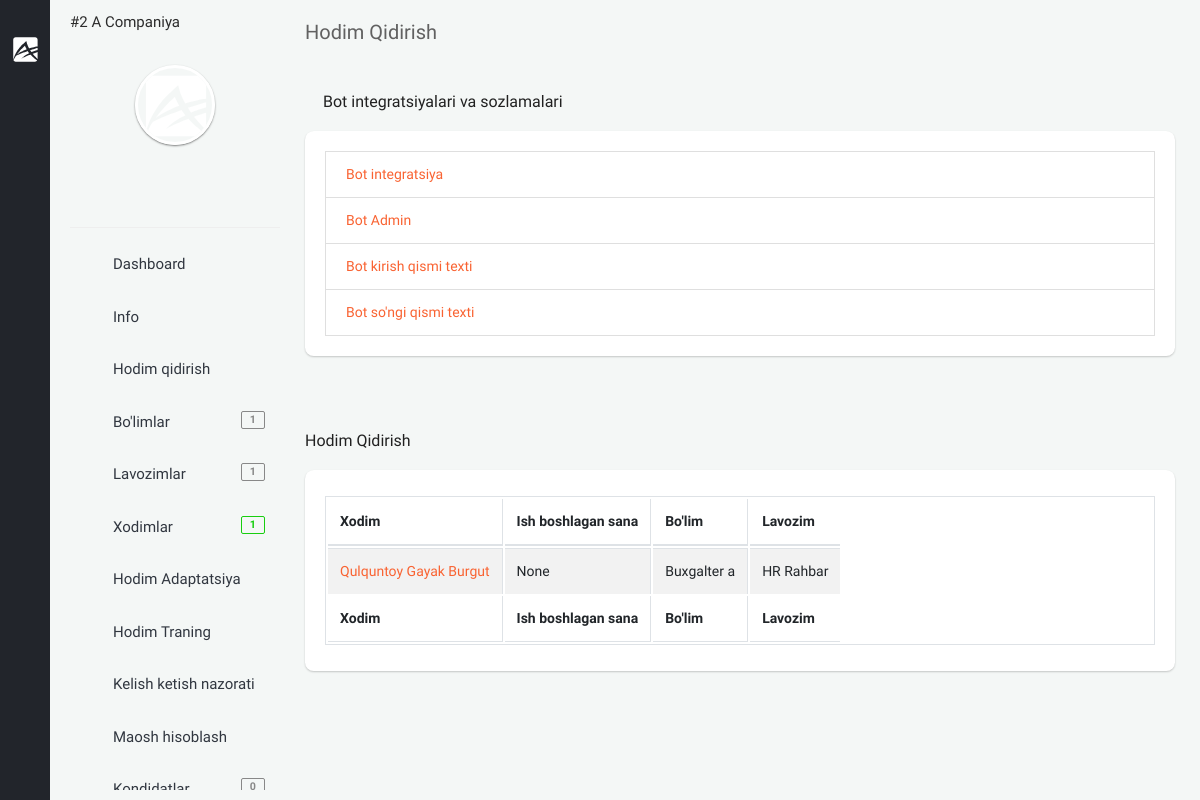
The app's page /backoffice/search-staff (signed in) with its own data.
### app/models.py (models this page shows, shortened)
class User(AbstractUser):
    branch = models.ForeignKey(Branch, on_delete=models.CASCADE, null=True, blank=True, verbose_name="Filial")
    company = models.ForeignKey("Company", on_delete=models.CASCADE, null=True, blank=True, verbose_name='Kompaniya')
    is_director = models.BooleanField(default=True)
    is_staff = models.BooleanField(default=True)
    created_at = models.DateTimeField(auto_now_add=True)
    class Meta:
        verbose_name_plural = "HR"

class Company(models.Model):
    name = models.CharField(max_length=100, verbose_name="Kompaniya nomi")
    phone = models.CharField(max_length=25, null=True, blank=True, verbose_name="Kompaniya telefon raqami")
    type = models.ForeignKey(TypeCompany, on_delete=models.CASCADE, null=True, blank=True,
                             verbose_name="Kompaniya turi")
    address = models.CharField(max_length=255, null=True, blank=True, verbose_name="Kompaniya manzili")
    creator = models.CharField(max_length=255, null=True, blank=True, verbose_name="Kompaniya asoschisi")
    text = RichTextUploadingField(null=True, blank=True, verbose_name="Kompaniya haqida qisqacha ma'lumot")
    video = models.FileField(upload_to='company/video/', null=True, blank=True,
                             verbose_name="Kompaniya haqida qisqacha video")
    info = models.TextField(null=True, blank=True, verbose_name="Bot uchun qisqacha ma'lumot")
    logo = models.ImageField(upload_to='company/image/', null=True, blank=True, verbose_name="Kompaniya logotipi")
    amount_of_staff = models.IntegerField(verbose_name="Hodimlar soni", default=1)
    created_at = models.DateTimeField(auto_now_add=True)
    def __str__(self):
        return f'#{self.id}  {self.name}'
    @property
    def logo_url(self):
        if self.logo and hasattr(self.logo, 'url'):
            return self.logo.url
    class Meta:
        ordering = ['-created_at']
        verbose_name_plural = "Kompaniya ma'lumotini qo'shish"

class Staff(models.Model):
    GENDER = (
        ('male', 'Erkak'),
        ('female', 'Ayol')
    )
    company = models.ForeignKey(Company, on_delete=models.CASCADE, verbose_name="Kompaniya")
    first_name = models.CharField(null=True, blank=True, max_length=255, verbose_name="Ism")
    second_name = models.CharField(null=True, blank=True, max_length=255, verbose_name="Familiya")
    last_name = models.CharField(null=True, blank=True, max_length=255, verbose_name="Otasining ismi")
    username = models.CharField(null=True, blank=True, max_length=255, verbose_name="Username")
    birth_date = models.DateField(null=True, blank=True, verbose_name="Tug'ilgan sana")
    gender = models.CharField(choices=GENDER, max_length=10, verbose_name="Jinsi")
    password = models.CharField(null=True, blank=True, max_length=255, verbose_name="parol")
    training_url = models.UUIDField(max_length=200, unique=True, null=True, blank=True)
    tabel_number = models.PositiveIntegerField(null=True, blank=True, verbose_name="Tabel raqami")
    start_work_at = models.DateField(null=True, blank=True, verbose_name="Ish boshlagan sana")
    account_number = models.BigIntegerField(null=True, blank=True, verbose_name="Xisob raqami")
    email = models.EmailField(unique=True, verbose_name="Elektron manzil")
    mobile_phone = models.CharField(null=True, blank=True, max_length=15, verbose_name="Mobil telefon")
    home_phone = models.CharField(null=True, blank=True, max_length=15, verbose_name="Uy telefoni")
    work_phone = models.CharField(null=True, blank=True, max_length=15, verbose_name="Ish telefoni")
    address = models.CharField(null=True, blank=True, max_length=255, verbose_name="Uy manzili")
    image = models.ImageField(upload_to='company/staff/image/', null=True, blank=True, verbose_name="Xodimning rasmi")
    qr_code = models.ImageField(upload_to='company/staff/qr_code/', null=True, blank=True,
                                verbose_name="Xodimning qr code")
    department = models.ForeignKey(Department, on_delete=models.CASCADE, verbose_name="Bo'lim")
    position = models.ForeignKey(Position, on_delete=models.CASCADE, verbose_name="Lavozim")
    note = models.CharField(max_length=255, null=True, blank=True, verbose_name="Eslatma")
    work_plan = models.ForeignKey(WorkPlan, on_delete=models.CASCADE, null=True, blank=True, verbose_name="Ish jadvali")
    created_at = models.DateTimeField(auto_now_add=True)
    class Meta:
        ordering = ['-created_at']
        verbose_name_plural = "Xodimlar"

class Department(models.Model):
    name = models.CharField(max_length=255, verbose_name="Bo'lim nomi")
    info = models.CharField(max_length=255, null=True, blank=True, verbose_name="Bo'lim haqida")
    company = models.ForeignKey(Company, on_delete=models.CASCADE, verbose_name='Kompaniya')
    created_at = models.DateTimeField(auto_now_add=True)
    class Meta:
        ordering = ['-created_at']
        verbose_name_plural = "Bo'limlar"

class Position(models.Model):
    name = models.CharField(max_length=255, verbose_name="Lavozim nomi")
    info = models.CharField(max_length=255, null=True, blank=True, verbose_name='Lavozim haqida')
    company = models.ForeignKey(Company, on_delete=models.CASCADE, verbose_name='Kompaniya')
    created_at = models.DateTimeField(auto_now_add=True)
    class Meta:
        ordering = ['-created_at']
        verbose_name_plural = "Lavozim"

### backoffice/views.py (the view)
# urls.py: path('search-staff', views.SearchingStaffListView.as_view(), name='search_staff')
class SearchingStaffListView(LoginRequiredMixin, generic.ListView):
    template_name = 'backoffice/pages/staff_search/list.html'
    model = models.Staff
    def get_context_data(self, *, object_list=None, **kwargs):
        ctx = super(SearchingStaffListView, self).get_context_data(**kwargs)
        ctx['searching_staffs'] = models.Staff.objects.filter(company=self.request.user.company)
        return ctx

### backoffice/context_processors.py (called while the page is built)
def staff_amount(request):
    amount_staff = None
    if request.user.is_anonymous == False:
        company = request.user.company
        staff = models.Staff.objects.filter(company=company)
        amount_staff = staff.count()
    return {"amount_staff": amount_staff}

def position_amount(request):
    position_amounts = None
    if request.user.is_anonymous == False:
        company = request.user.company
        position = models.Position.objects.filter(company=company)
        position_amounts = position.count()
    return {
        'position_amounts': position_amounts
    }

def department_amount(request):
    department_amounts = None
    if request.user.is_anonymous == False:
        company = request.user.company
        department = models.Department.objects.filter(company=company)
        department_amounts = department.count()
    return {
        'department_amounts': department_amounts
    }

def bot_user_list_counter(request):
    department_amounts = None
    if request.user.is_anonymous == False:
        company = request.user.company
        department = models.NewStaff.objects.filter(company=company)
        department_amounts = department.count()
    return {
        'bot_user_list_counter': department_amounts
    }

### templates/backoffice/pages/staff_search/list.html (shortened to what this page needs)
{% extends 'backoffice/base.html' %}
{% load static %}
{% block content %}
<section class="content home">
    <div class="container-fluid">
        <div class="block-header">
            <div class="row clearfix">
                <div class="col-lg-5 col-md-5 col-sm-12">
                    <h2>Hodim Qidirish</h2>
                    <ul class="breadcrumb padding-0">
                        <li class="breadcrumb-item"><a href="{% url 'backoffice-main' %}"><i class="zmdi zmdi-home"></i></a></li>
                    </ul>
                </div>
            </div>
            <div class="row clearfix">
                <div class="col-lg-12 col-md-12 col-sm-12">
                    <div class="card">
                        <div class="header">
                            <h2><i class="zmdi zmdi-settings zmdi-hc-spin"></i> Bot integratsiyalari va sozlamalari</h2>
                        </div>
                        <div class="body">
                            <div class="list-group">
                                <a href="{% url 'bot_c_l' %}" class="list-group-item">Bot integratsiya</a>
                                <a href="{% url 'admin_bot' %}" class="list-group-item">Bot Admin</a>
                                <a href="{% url 'entry_text' %}" class="list-group-item">Bot kirish qismi texti</a>
                                <a href="{% url 'finish_text' %}" class="list-group-item">Bot so'ngi qismi texti</a>
                            </div>
                        </div>
                    </div>
                </div>
            </div>
        </div>
        <div class="row clearfix">
            <div class="col-lg-12">
                <div class="card">
                    <div class="header">
                        <h2>Hodim Qidirish</h2>
                    </div>
                    <div class="body">
                        <table class="table-responsive table table-bordered table-striped table-hover dataTable js-exportable">
                            <thead>
                                <tr>
                                    <th>Xodim</th>
                                    <th>Ish boshlagan sana</th>
                                    <th>Bo'lim</th>
                                    <th>Lavozim</th>
                                </tr>
                            </thead>
                            <tfoot>
                                <tr>
                                    <th>Xodim</th>
                                    <th>Ish boshlagan sana</th>
                                    <th>Bo'lim</th>
                                    <th>Lavozim</th>
                                </tr>
                            </tfoot>
                            <tbody>
                            {% for searching_staff in searching_staffs %}
                                <tr>
                                    <td><a href="{% url 'staff-detail' searching_staff.id %}">{{ searching_staff.first_name }} {{ searching_staff.second_name }} {{ searching_staff.last_name }}</a></td>
                                    <td>{{ searching_staff.start_work_at }}</td>
                                    <td>{{ searching_staff.department.name }}</td>
                                    <td>{{ searching_staff.position.name }}</td>
                                </tr>
                            {% endfor %}
                            </tbody>
                        </table>
                    </div>
                </div>
            </div>
        </div>
    </div>
</section>
{% endblock %}

### templates/backoffice/parts/minileftbar.html (shortened to what this page needs)
{% load static %}
<aside id="minileftbar" class="minileftbar">
    <ul class="menu_list">
        <li>
            <a href="javascript:void(0);" class="bars" style="display: inline;"></a>
            <a class="navbar-brand" href="{% url 'backoffice-main' %}"><img src="{% static 'backoffice/assets/images/logo.svg' %}" alt="Alpino"></a>
        </li>
        <li><a href="javascript:void(0);" class="menu-sm"><i class="zmdi zmdi-swap"></i></a></li>
        <li><a href="" title="Events"><i class="zmdi zmdi-calendar"></i></a></li>
        <li><a href="" title="Contact List"><i class="zmdi zmdi-account-box-phone"></i></a></li>
        <li><a href="javascript:void(0);" class="fullscreen" data-provide="fullscreen"><i
                class="zmdi zmdi-fullscreen"></i></a></li>
        <li class="power">
            <a href="{% url 'logout' %}" class="mega-menu"><i class="zmdi zmdi-power"></i></a>
        </li>
    </ul>
</aside>
<aside class="right_menu">
    <div id="leftsidebar" class="sidebar">
        <div class="menu">
            <ul class="list">
                <li>
                    <p>{{ request.user.company }}</p>
                </li>
                <li>
                    <div class="user-info m-b-20">
                        <div class="image">
                        {% if request.user.company.logo_url %}
                            <a href="{% url 'company_update' request.user.company.id %}" class=" waves-effect waves-block"><img src="{% if request.user.company.logo_url %}{{ request.user.company.logo_url }}{% endif %}" alt="User"></a>
                        {% else %}
                            <a href="{% url 'company_update' request.user.company.id %}" class=" waves-effect waves-block"><img src="{% static 'backoffice/assets/images/logo.svg' %}" alt="User"></a>
                        {% endif %}
                        </div>
                        <div class="detail">
                            <a href="javascript:void(0);" title="" class=" waves-effect waves-block"><i class="zmdi zmdi-facebook-box"></i></a>
                            <a href="javascript:void(0);" title="" class=" waves-effect waves-block"><i class="zmdi zmdi-linkedin-box"></i></a>
                            <a href="javascript:void(0);" title="" class=" waves-effect waves-block"><i class="zmdi zmdi-instagram"></i></a>
                            <a href="javascript:void(0);" title="" class=" waves-effect waves-block"><i class="zmdi zmdi-twitter-box"></i></a>
                        </div>
                    </div>
                </li>
                <li><a href="{% url 'backoffice-main' %}" class="toggled waves-effect waves-block"><i class="zmdi zmdi-home"></i><span>Dashboard</span></a></li>
                <li>
                    <a href="{% url 'info' %}" class="menu-toggle waves-effect waves-block"><i class="zmdi zmdi-desktop-windows"></i><span>Info</span></a>
                </li>
                <li>
                    <a href="{% url 'search_staff' %}" class="menu-toggle waves-effect waves-block"><i class="zmdi zmdi-search"></i><span>Hodim qidirish</span></a>
                </li>
                <li>
                    <a href="{% url 'department' %}" class="menu-toggle waves-effect waves-block"><i class="zmdi zmdi-window-maximize"></i><span>Bo'limlar</span> <span class="badge badge-default float-right">{{ department_amounts }}</span></a>
                </li>
                <li><a href="{% url 'position' %}" class="menu-toggle waves-effect waves-block"><i class="zmdi zmdi-ticket-star"></i><span>Lavozimlar</span><span class="badge badge-default float-right">{{ position_amounts }}</span></a>
                <li><a href="{% url 'staff' %}" class="menu-toggle waves-effect waves-block"><i class="zmdi zmdi zmdi-accounts-add"></i><span>Xodimlar</span><span class="badge badge-success float-right">{{ amount_staff }}</span></a></li>
                <li>
                    <a href="{% url 'training_info' %}" class="menu-toggle waves-effect waves-block"><i class="zmdi zmdi-desktop-windows"></i><span>Hodim Adaptatsiya</span></a>
                </li>
                <li>
                    <a href="" class="menu-toggle waves-effect waves-block"><i class="zmdi zmdi-run"></i><span>Hodim Traning</span></a>
                </li>
                <li>
                    <a href="{% url 'control_staff_flow' %}" class="menu-toggle waves-effect waves-block"><i class="zmdi zmdi-run"></i><span>Kelish ketish nazorati</span></a>
                </li>
                <li>
                    <a href="" class="menu-toggle waves-effect waves-block"><i class="zmdi zmdi-money-box"></i><span>Maosh hisoblash</span></a>
                </li>
                <li>
                    <a href="{% url 'new_telegram_staff' %}" class="menu-toggle waves-effect waves-block"><i class="zmdi zmdi-account-box-o "></i><span>Kondidatlar</span><span class="badge badge-default float-right">{{ bot_user_list_counter }}</span></a>
                </li>
            </ul>
        </div>
    </div>
</aside>

### backoffice/static/backoffice/assets/css/color_skins.css (style rules this page uses)
.theme-black .minileftbar { background: #22252b }
.theme-black .minileftbar .menu_list li a { color: #afafaf }
.theme-black .card .header h2:before { background: #313740 }

### records on screen
User: user.company "#2 A Companiya"
Staff: first_name "Qulquntoy", second_name "Gayak", last_name "Burgut", start_work_at "None", department.name "Buxgalter a", position.name "HR Rahbar"

### other values on screen
{{ department_amounts }} "1"
{{ position_amounts }} "1"
{{ amount_staff }} "1"
{{ bot_user_list_counter }} "0"
